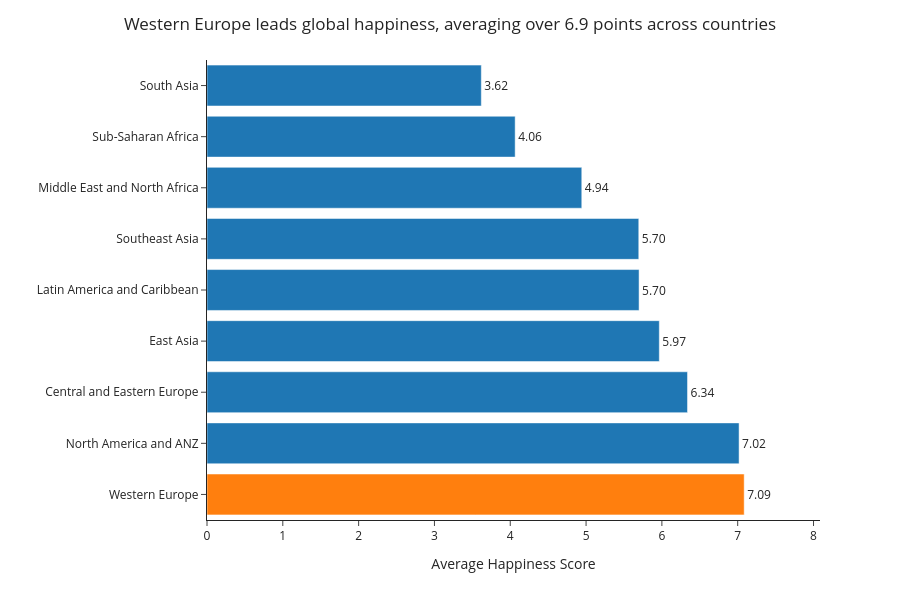

Notebook cell for this chart:
### Markdown cell above
---
## Task 1 — Regional Comparison Bar Chart

**What to build:** A horizontal bar chart showing the **average happiness score by region**, sorted from highest to lowest.

**Requirements:**
- Horizontal orientation (category names are long)
- Sorted by score, descending (so the happiest region is at the top)
- Zero baseline on x-axis
- At least one design choice that goes beyond the Plotly default (colour, annotation, labels, etc.)
- An insight title that answers: *which region stands out and why does it matter?*

**Hint:** Use `df.groupby('Region')['Happiness_Score'].mean()` to compute the averages.

### Code cell
# Task 1: Regional comparison bar chart
# -------------------------------------

# Step 1: Compute average happiness score by region
region_avg = (df.groupby('Region')['Happiness_Score']
              .mean()
              .reset_index()
              .sort_values('Happiness_Score'))  # sort for horizontal bar

print(region_avg)

# Step 2: Build your chart
# YOUR CODE HERE

import pandas as pd
import plotly.express as px

# Average happiness score by region
region_avg = (
    df.groupby('Region')['Happiness_Score']
      .mean()
      .sort_values(ascending=False)
      .reset_index()
)

# Highlight the happiest region
colors = ['#1f77b4' if i != 0 else '#ff7f0e'
          for i in range(len(region_avg))]

fig = px.bar(
    region_avg,
    x='Happiness_Score',
    y='Region',
    orientation='h',
    text='Happiness_Score'
)

fig.update_traces(
    marker_color=colors,
    texttemplate='%{text:.2f}',
    textposition='outside'
)

fig.update_layout(
    title={
        'text': 'Western Europe leads global happiness, averaging over 6.9 points across countries',
        'x': 0.5
    },
    xaxis_title='Average Happiness Score',
    yaxis_title='',
    template='simple_white',
    showlegend=False,
    height=600
)

# Zero baseline (required)
fig.update_xaxes(range=[0, region_avg['Happiness_Score'].max() + 1])

# Put highest region at the top
fig.update_yaxes(categoryorder='array',
                 categoryarray=region_avg['Region'])

fig.show()

### Figure 1 — Plotly figure (JSON) as saved in the notebook; plotly's stock layout.template omitted (floating-point values rounded to 4 significant figures)
{"data": [{"hovertemplate": "Happiness_Score=%{text}<br>Region=%{y}<extra></extra>", "legendgroup": "", "marker": {"color": ["#ff7f0e", "#1f77b4", "#1f77b4", "#1f77b4", "#1f77b4", "#1f77b4", "#1f77b4", "#1f77b4", "#1f77b4"], "pattern": {"shape": ""}}, "name": "", "orientation": "h", "showlegend": false, "text": [7.086, 7.018, 6.338, 5.966, 5.699, 5.695, 4.943, 4.065, 3.618], "textposition": "outside", "texttemplate": "%{text:.2f}", "type": "bar", "x": [7.086, 7.018, 6.338, 5.966, 5.699, 5.695, 4.943, 4.065, 3.618], "xaxis": "x", "y": ["Western Europe", "North America and ANZ", "Central and Eastern Europe", "East Asia", "Latin America and Caribbean", "Southeast Asia", "Middle East and North Africa", "Sub-Saharan Africa", "South Asia"], "yaxis": "y"}], "layout": {"barmode": "relative", "height": 600, "legend": {"tracegroupgap": 0}, "margin": {"t": 60}, "showlegend": false, "title": {"text": "Western Europe leads global happiness, averaging over 6.9 points across countries", "x": 0.5}, "xaxis": {"anchor": "y", "domain": [0, 1], "range": [0, 8.086], "title": {"text": "Average Happiness Score"}}, "yaxis": {"anchor": "x", "categoryarray": ["Western Europe", "North America and ANZ", "Central and Eastern Europe", "East Asia", "Latin America and Caribbean", "Southeast Asia", "Middle East and North Africa", "Sub-Saharan Africa", "South Asia"], "categoryorder": "array", "domain": [0, 1], "title": {"text": ""}}}}
